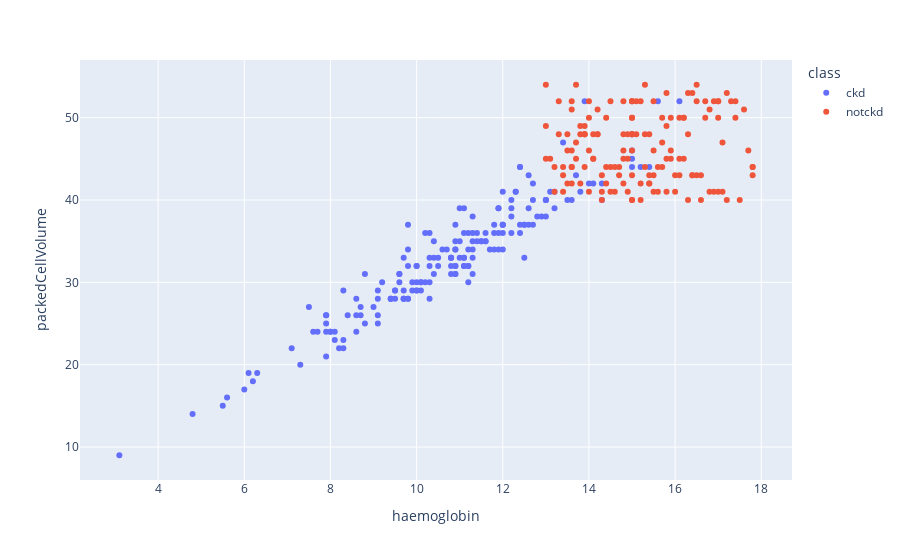

This figure's notebook cell:
### Code cell
scatterPlot('haemoglobin','packedCellVolume')

### Figure 1 — Plotly figure (JSON) as saved in the notebook; plotly's stock layout.template omitted (floating-point values rounded to 4 significant figures; data arrays with more than 128 entries replaced by an {"elided": "..."} marker saying what was removed)
{"data": [{"hovertemplate": "class=ckd<br>haemoglobin=%{x}<br>packedCellVolume=%{y}<extra></extra>", "legendgroup": "ckd", "marker": {"color": "#636efa", "symbol": "circle"}, "mode": "markers", "name": "ckd", "orientation": "v", "showlegend": true, "type": "scatter", "x": {"elided": "250 float values"}, "xaxis": "x", "y": {"elided": "250 int values"}, "yaxis": "y"}, {"hovertemplate": "class=notckd<br>haemoglobin=%{x}<br>packedCellVolume=%{y}<extra></extra>", "legendgroup": "notckd", "marker": {"color": "#EF553B", "symbol": "circle"}, "mode": "markers", "name": "notckd", "orientation": "v", "showlegend": true, "type": "scatter", "x": {"elided": "150 float values"}, "xaxis": "x", "y": {"elided": "150 int values"}, "yaxis": "y"}], "layout": {"legend": {"title": {"text": "class"}, "tracegroupgap": 0}, "margin": {"t": 60}, "xaxis": {"anchor": "y", "domain": [0, 1], "title": {"text": "haemoglobin"}}, "yaxis": {"anchor": "x", "domain": [0, 1], "title": {"text": "packedCellVolume"}}}}
